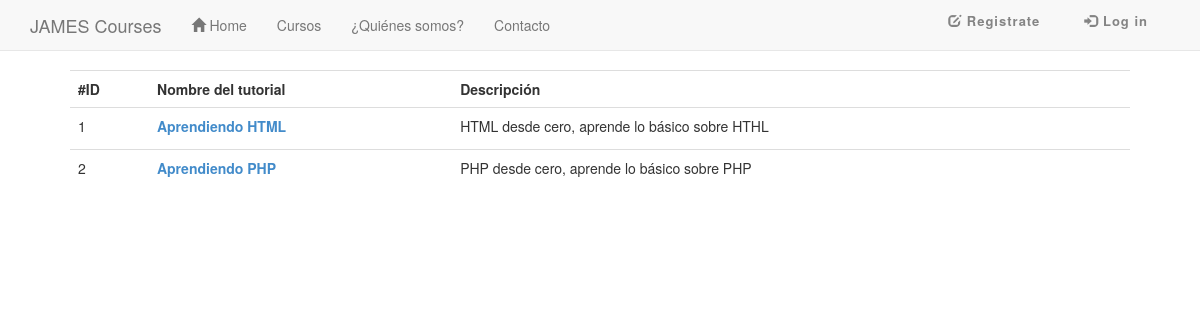
The page /listaTutoriales.php?id_curso=1 on the database its author committed.
### tables this page shows
CREATE TABLE Tutorial (
  id_tutorial int NOT NULL AUTO_INCREMENT,
  nombre_tutorial varchar(50) NOT NULL,
  descripcion_tutorial text,
  numero int not null,
  id_curso int NOT NULL,
  PRIMARY KEY (id_tutorial),
  FOREIGN KEY (id_curso) REFERENCES Curso (id_curso)
);

### listaTutoriales.php (the view, shortened to what this page needs)
<?php
require_once('header.php');
require_once('includes/conexion.php');
$id_curso = $_GET['id_curso'];
$sql_tuto = "select * from Tutorial, Curso where Tutorial.id_curso = $id_curso and Curso.id_curso = $id_curso";
$res_tuto = mysql_query($sql_tuto,$con);
?>
<!DOCTYPE html>
<html>
  <head>
  </head>
  <body>
    <table class="table table-hover">
      <tr>
        <th>
          #ID
        </th>
        <th>
          Nombre del tutorial
        </th>
        <th>
          Descripción
        </th>
      </tr>
        <?php while($reg_tuto = mysql_fetch_array($res_tuto)){
        ?>
      <tr onclick="document.location.href = 'tutoriales.php?id_curso=<?php echo $reg_tuto['id_curso'];?>&id_tutorial=<?php echo $reg_tuto['id_tutorial']; ?>'">
        <td>
          <?php echo $reg_tuto['id_tutorial']; ?>
        </td>
        <td>
          <a href="tutoriales.php?id_curso=<?php echo $reg_tuto['id_curso'];?>&id_tutorial=<?php echo $reg_tuto['id_tutorial']; ?>"><label> <?php echo $reg_tuto['nombre_tutorial']; ?> </label></a>
        </td>
        <td>
          <?php echo $reg_tuto['descripcion_tutorial']; ?>
        </td>
      </tr>
      <?php }
      ?>
    </table>
  </body>
</html>

### rows shown on the page
tutorial: id_tutorial "1", nombre_tutorial "Aprendiendo HTML", descripcion_tutorial "HTML desde cero, aprende lo básico sobre HTHL"
tutorial: id_tutorial "2", nombre_tutorial "Aprendiendo PHP", descripcion_tutorial "PHP desde cero, aprende lo básico sobre PHP"
